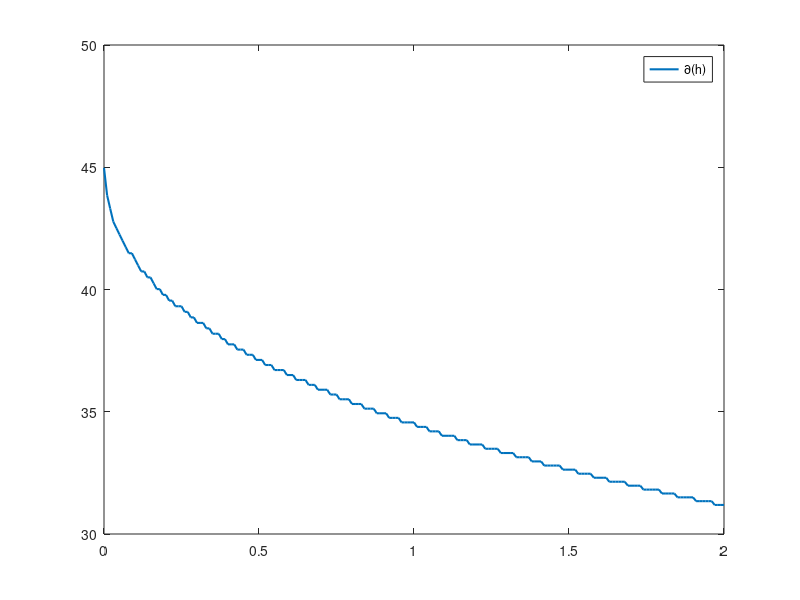

This figure's MATLAB source:
close all; clc; clear;


g = 9.8;
V = 7;


a = 1:0.01:10;


h_list = [];
a_list = [];



for h = 0:0.01:2
    X = a./(1+a.^2)./g.*(V.^2 + V.*sqrt((1+a.^2).*2.*g.*h));
    for i = 1:901
        if X(i+1)<X(i)
            a_list = [a_list, a(i)];
            break
        end
    end

    h_list = [h_list, h];
end


angle_list = 90 - atan(a_list) * 180/3.14;

p = polyfit(h_list, angle_list, 3)

plot( h_list, angle_list, 'LineWidth', 1.5 ,'DisplayName', '∂(h)')
legend;


H = 1.76;
angle_best = p*[H^3; H^2; H; 1]
